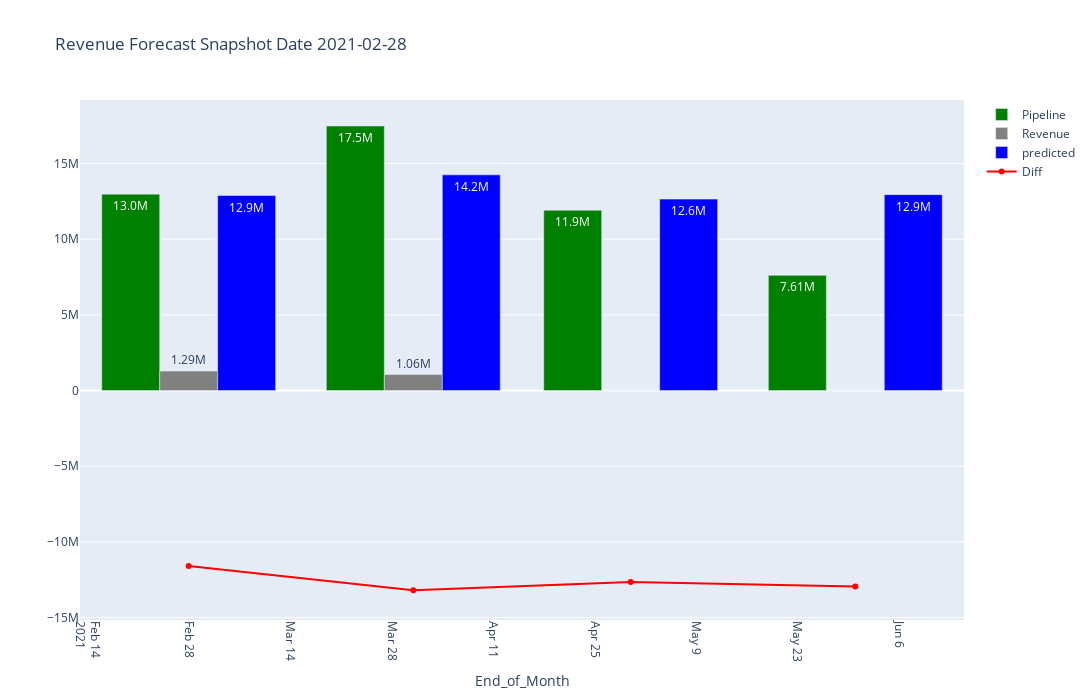

The notebook cell this image was saved under:
### Code cell
#!/usr/bin/python
# -*- coding: utf-8 -*-
import plotly.express as px
import plotly.graph_objs as go
fig_width = 1500
fig_height = 700
df = final_merge_df.query('Relative_Snapshot_Month_Offset == 0 and Relative_Offset >= 0 and Relative_Offset <= 3')

df['End_of_Month'] = pd.to_datetime(df['End_of_Month'
                                    ]).dt.date.astype(str)
df['Snapshot_Date_Short'] = pd.to_datetime(df['Snapshot_Date_Short'
        ]).dt.date.astype(str)

x = 'End_of_Month'
y = 'Pipeline'
y1 = 'Revenue'
y2 = 'predicted'
y3 = 'Diff'

trace1 = go.Bar(x=df[x], y=df[y], text=df[y], name=y,
                marker_color='green')
trace2 = go.Bar(x=df[x], y=df[y1], text=df[y1], name=y1,
                marker_color='grey')
trace3 = go.Bar(x=df[x], y=df[y2], text=df[y2], name=y2,
                marker_color='blue')  # mode="lines",

data = [trace1, trace2, trace3]

layout = go.Layout(
    title_text='Revenue Forecast Snapshot Date' + ' '
        + df['Snapshot_Date_Short'].max(),
    barmode='group',
    uniformtext_minsize=8,
    uniformtext_mode='hide',
    width=fig_width,
    height=fig_height,
    )
fig = go.Figure(data=data, layout=layout)
fig.update_traces(texttemplate='%{text:.3s}', textposition='auto',
                  #textfont_color='white'
                  )

trace4 = go.Scatter(x=df[x], y=df[y3], text=df[y3], name=y3,
                marker_color='red', mode="markers+lines")
fig.add_trace(trace4)   
          
'''
fig.add_trace(go.Scatter(
    x=df[x],
    y=df[y3],
    text=df[y3],
    mode='lines',
    line=go.scatter.Line(color='red'),
    name='Diff'
    ))
'''
fig.update_xaxes(tickangle=90, title_text=x)

        # title_font = {"size": 20},
        # title_standoff = 25

iplot(fig)

### Figure 1 — Plotly figure (JSON) as saved in the notebook; plotly's stock layout.template omitted (floating-point values rounded to 4 significant figures)
{"data": [{"marker": {"color": "green"}, "name": "Pipeline", "text": [12974908, 17476023, 11911579, 7608693], "textposition": "auto", "texttemplate": "%{text:.3s}", "type": "bar", "x": ["2021-02-28", "2021-03-31", "2021-04-30", "2021-05-31"], "y": [12974908, 17476023, 11911579, 7608693]}, {"marker": {"color": "grey"}, "name": "Revenue", "text": [1285947, 1055739, 0, 0], "textposition": "auto", "texttemplate": "%{text:.3s}", "type": "bar", "x": ["2021-02-28", "2021-03-31", "2021-04-30", "2021-05-31"], "y": [1285947, 1055739, 0, 0]}, {"marker": {"color": "blue"}, "name": "predicted", "text": [12882353, 14248092, 12646611, 12942460], "textposition": "auto", "texttemplate": "%{text:.3s}", "type": "bar", "x": ["2021-02-28", "2021-03-31", "2021-04-30", "2021-05-31"], "y": [12882353, 14248092, 12646611, 12942460]}, {"marker": {"color": "red"}, "mode": "markers+lines", "name": "Diff", "text": [-11596406, -13192353, -12646611, -12942460], "type": "scatter", "x": ["2021-02-28", "2021-03-31", "2021-04-30", "2021-05-31"], "y": [-11596406, -13192353, -12646611, -12942460]}], "layout": {"barmode": "group", "height": 700, "title": {"text": "Revenue Forecast Snapshot Date 2021-02-28"}, "uniformtext": {"minsize": 8, "mode": "hide"}, "width": 1500, "xaxis": {"tickangle": 90, "title": {"text": "End_of_Month"}}}}
